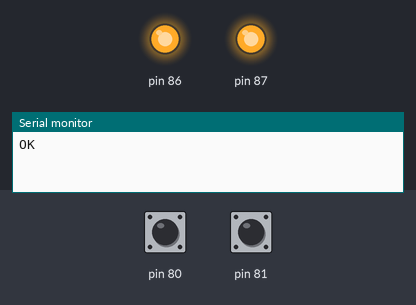
Simulated run of this sketch. Board: Arduino Uno, built for the host (arithmetic inside an expression is 32-bit, double 64-bit). On the bench: output pins drawn as LEDs (lit = HIGH), the last lines printed to the serial monitor. The test bench sets the inputs (shaded band); at power-on: pin 80 HIGH, pin 81 HIGH.

Above: at 1.2 s.
1.3 s: pin 80 pulled LOW for 0.15 s
At 1.39 s:
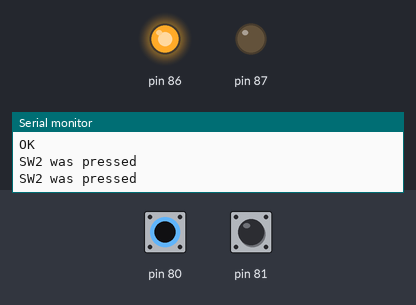
2.9 s: pin 81 pulled LOW for 0.15 s
At 3.6 s:
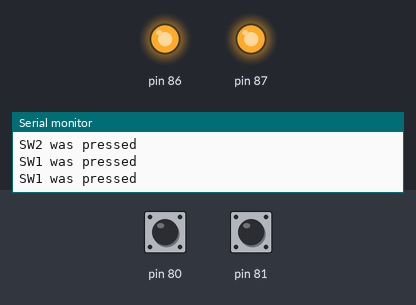
4.5 s: pin 81 pulled LOW for 3.2 s
At 5.0 s:
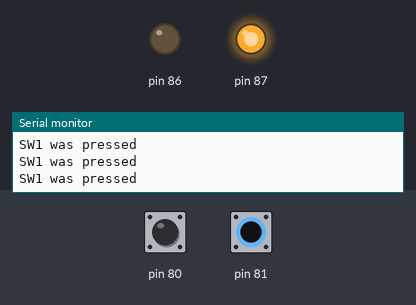
9.2 s: pin 80 pulled LOW for 3.2 s
At 10.4 s:
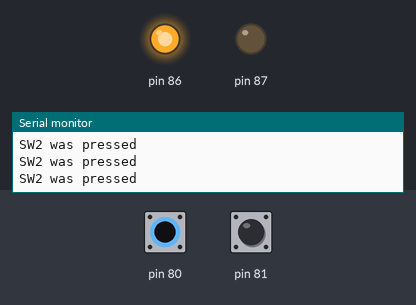
13.9 s: pin 80 driven LOW and pin 81 driven LOW
At 15.2 s:
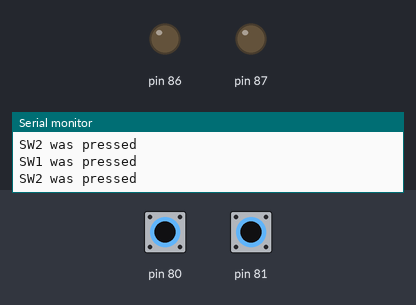
Timing chart, 0 to 16.4 s (numbered marks = the images above; inputs shaded):
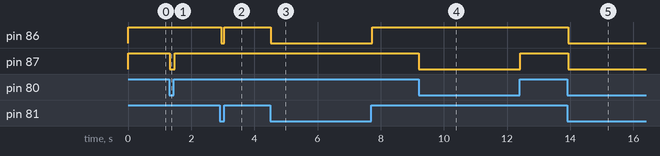

Measured:
- after the input at 1.3 s, pin 87: HIGH → LOW at once, → HIGH 0.15 s later
- after the input at 2.9 s, pin 86: HIGH → LOW after 0.05 s, → HIGH 0.10 s later
- after the input at 4.5 s, pin 86: HIGH → LOW at once, → HIGH 3.2 s later
- after the input at 9.2 s, pin 87: HIGH → LOW at once, → HIGH 3.2 s later
- after the input at 13.9 s, pin 86, pin 87: HIGH → LOW at once

The sketch:

PCF_IO_test2.ino
```cpp
/*
 * based on https://github.com/xreef/PCF8574_library
 * https://www.hackster.io/mdraber/practical-guide-to-pcf8574-adding-extra-pins-for-arduino-4095f2
 * Nicu FLORICA (niq_ro) tested 2 buttons and 2 outputs with "stadard" i2c module for LCD1602
 */

#include "Arduino.h"
#include "PCF8574.h"

#define sw1 1
#define sw2 0
#define led1 6
#define led2 7

// Set i2c HEX address
PCF8574 pcf8574(0x27);
unsigned long timeElapsed;

void setup(){
 Serial.begin(9600);

  pcf8574.pinMode(sw1, INPUT_PULLUP);
  pcf8574.pinMode(sw2, INPUT_PULLUP);
  pcf8574.pinMode(led1, OUTPUT);
  pcf8574.pinMode(led2, OUTPUT);

   if(pcf8574.begin())
     Serial.println("OK");
     else Serial.println("Failed");
}

void loop(){
  uint8_t val1 = pcf8574.digitalRead(sw1);            // Read the value of pin P0
  uint8_t val2 = pcf8574.digitalRead(sw2);            // Read the value of pin P1
  if (val1 == HIGH)  pcf8574.digitalWrite(led1, HIGH); // If Button is Pressed
  else
    {
     pcf8574.digitalWrite(led1, LOW);  // When Button is Released
     Serial.println("SW1 was pressed");
    }

  if (val2 == HIGH)  pcf8574.digitalWrite(led2, HIGH); // If Button is Pressed
  else
    {
     pcf8574.digitalWrite(led2, LOW);  // When Button is Released
     Serial.println("SW2 was pressed");
    }

  delay(50);
}
```
